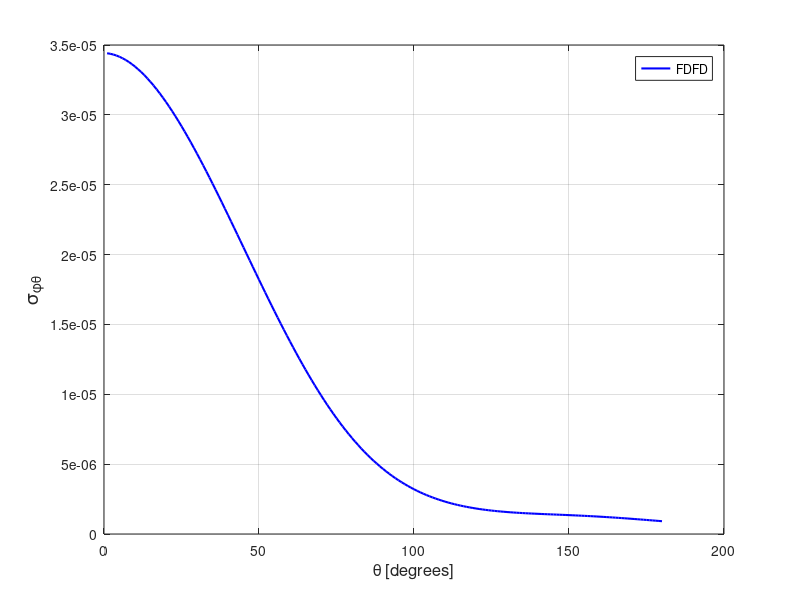

MATLAB code to generate this figure:
spt = [ 
    1  0.34408989E-04
    2  0.34373083E-04
    3  0.34318877E-04
    4  0.34247019E-04
    5  0.34157430E-04
    6  0.34050292E-04
    7  0.33926455E-04
    8  0.33785844E-04
    9  0.33628534E-04
   10  0.33455621E-04
   11  0.33266468E-04
   12  0.33061995E-04
   13  0.32842734E-04
   14  0.32608819E-04
   15  0.32360233E-04
   16  0.32098145E-04
   17  0.31822910E-04
   18  0.31534455E-04
   19  0.31233587E-04
   20  0.30920484E-04
   21  0.30595555E-04
   22  0.30259873E-04
   23  0.29912888E-04
   24  0.29555931E-04
   25  0.29188870E-04
   26  0.28812570E-04
   27  0.28427537E-04
   28  0.28034201E-04
   29  0.27632257E-04
   30  0.27223601E-04
   31  0.26807249E-04
   32  0.26384976E-04
   33  0.25956355E-04
   34  0.25522151E-04
   35  0.25083158E-04
   36  0.24638966E-04
   37  0.24191570E-04
   38  0.23739389E-04
   39  0.23284150E-04
   40  0.22826718E-04
   41  0.22366756E-04
   42  0.21905125E-04
   43  0.21441760E-04
   44  0.20977990E-04
   45  0.20513449E-04
   46  0.20048406E-04
   47  0.19585037E-04
   48  0.19121544E-04
   49  0.18659362E-04
   50  0.18199195E-04
   51  0.17741067E-04
   52  0.17285789E-04
   53  0.16833397E-04
   54  0.16383814E-04
   55  0.15938254E-04
   56  0.15497000E-04
   57  0.15060275E-04
   58  0.14627562E-04
   59  0.14201152E-04
   60  0.13779359E-04
   61  0.13363856E-04
   62  0.12954019E-04
   63  0.12550399E-04
   64  0.12153740E-04
   65  0.11763807E-04
   66  0.11382015E-04
   67  0.11006366E-04
   68  0.10639107E-04
   69  0.10279256E-04
   70  0.99273720E-05
   71  0.95833166E-05
   72  0.92477940E-05
   73  0.89203659E-05
   74  0.86017135E-05
   75  0.82912893E-05
   76  0.79896017E-05
   77  0.76962406E-05
   78  0.74121713E-05
   79  0.71364720E-05
   80  0.68689751E-05
   81  0.66105863E-05
   82  0.63607345E-05
   83  0.61193446E-05
   84  0.58860924E-05
   85  0.56614158E-05
   86  0.54452303E-05
   87  0.52368955E-05
   88  0.50367098E-05
   89  0.48444344E-05
   90  0.46601963E-05
   91  0.44828203E-05
   92  0.43133095E-05
   93  0.41507947E-05
   94  0.39956617E-05
   95  0.38472926E-05
   96  0.37055634E-05
   97  0.35704886E-05
   98  0.34417985E-05
   99  0.33189026E-05
  100  0.32019386E-05
  101  0.30910071E-05
  102  0.29855969E-05
  103  0.28855625E-05
  104  0.27904505E-05
  105  0.27002854E-05
  106  0.26151790E-05
  107  0.25345205E-05
  108  0.24580750E-05
  109  0.23860771E-05
  110  0.23182638E-05
  111  0.22542158E-05
  112  0.21936621E-05
  113  0.21368842E-05
  114  0.20833543E-05
  115  0.20331408E-05
  116  0.19860304E-05
  117  0.19417650E-05
  118  0.19004626E-05
  119  0.18614751E-05
  120  0.18252789E-05
  121  0.17915150E-05
  122  0.17597362E-05
  123  0.17302065E-05
  124  0.17026307E-05
  125  0.16768747E-05
  126  0.16530158E-05
  127  0.16306867E-05
  128  0.16098655E-05
  129  0.15907294E-05
  130  0.15725242E-05
  131  0.15557299E-05
  132  0.15401017E-05
  133  0.15253203E-05
  134  0.15117278E-05
  135  0.14987008E-05
  136  0.14865640E-05
  137  0.14750052E-05
  138  0.14640432E-05
  139  0.14536239E-05
  140  0.14437278E-05
  141  0.14339640E-05
  142  0.14244843E-05
  143  0.14151228E-05
  144  0.14060530E-05
  145  0.13970244E-05
  146  0.13880443E-05
  147  0.13788825E-05
  148  0.13697237E-05
  149  0.13605119E-05
  150  0.13510194E-05
  151  0.13412831E-05
  152  0.13313012E-05
  153  0.13210408E-05
  154  0.13105627E-05
  155  0.12996097E-05
  156  0.12884167E-05
  157  0.12768392E-05
  158  0.12649253E-05
  159  0.12525733E-05
  160  0.12397470E-05
  161  0.12265492E-05
  162  0.12130317E-05
  163  0.11990611E-05
  164  0.11847061E-05
  165  0.11700063E-05
  166  0.11549238E-05
  167  0.11394233E-05
  168  0.11236821E-05
  169  0.11076013E-05
  170  0.10911857E-05
  171  0.10745333E-05
  172  0.10576126E-05
  173  0.10404350E-05
  174  0.10231153E-05
  175  0.10056308E-05
  176  0.98796420E-06
  177  0.97018290E-06
  178  0.95230155E-06
  179  0.93436529E-06
  180  0.91637025E-06
  181  0.89837044E-06
  182  0.88036177E-06
  183  0.86242989E-06
  184  0.84453478E-06
  185  0.82676365E-06
  186  0.80908643E-06
  187  0.79157707E-06
  188  0.77419753E-06
  189  0.75706055E-06
  190  0.74007664E-06
  191  0.72332631E-06
  192  0.70689174E-06
  193  0.69067477E-06
  194  0.67476589E-06
  195  0.65913321E-06
  196  0.64383681E-06
  197  0.62887443E-06
  198  0.61424765E-06
  199  0.60001719E-06
  200  0.58612437E-06
  201  0.57267494E-06
  202  0.55959833E-06
  203  0.54690275E-06
  204  0.53462873E-06
  205  0.52279796E-06
  206  0.51141353E-06
  207  0.50045793E-06
  208  0.48992422E-06
  209  0.47988158E-06
  210  0.47031943E-06
  211  0.46117688E-06
  212  0.45251693E-06
  213  0.44438485E-06
  214  0.43670374E-06
  215  0.42955367E-06
  216  0.42280797E-06
  217  0.41668540E-06
  218  0.41097618E-06
  219  0.40590459E-06
  220  0.40124519E-06
  221  0.39717983E-06
  222  0.39366091E-06
  223  0.39066421E-06
  224  0.38830595E-06
  225  0.38646863E-06
  226  0.38526375E-06
  227  0.38464688E-06
  228  0.38478393E-06
  229  0.38543843E-06
  230  0.38683237E-06
  231  0.38897699E-06
  232  0.39172306E-06
  233  0.39530153E-06
  234  0.39969837E-06
  235  0.40488999E-06
  236  0.41107023E-06
  237  0.41809275E-06
  238  0.42623864E-06
  239  0.43522996E-06
  240  0.44533581E-06
  241  0.45668344E-06
  242  0.46929802E-06
  243  0.48314911E-06
  244  0.49853065E-06
  245  0.51538154E-06
  246  0.53382706E-06
  247  0.55408236E-06
  248  0.57606661E-06
  249  0.60019977E-06
  250  0.62648888E-06
  251  0.65507601E-06
  252  0.68604589E-06
  253  0.71969981E-06
  254  0.75608881E-06
  255  0.79566331E-06
  256  0.83844992E-06
  257  0.88466129E-06
  258  0.93462734E-06
  259  0.98855867E-06
  260  0.10467626E-05
  261  0.11092530E-05
  262  0.11768836E-05
  263  0.12492827E-05
  264  0.13271114E-05
  265  0.14106350E-05
  266  0.15003617E-05
  267  0.15961840E-05
  268  0.16988326E-05
  269  0.18086107E-05
  270  0.19255958E-05
  271  0.20505058E-05
  272  0.21834119E-05
  273  0.23249463E-05
  274  0.24754563E-05
  275  0.26347825E-05
  276  0.28036202E-05
  277  0.29825130E-05
  278  0.31717384E-05
  279  0.33716169E-05
  280  0.35820574E-05
  281  0.38037742E-05
  282  0.40367986E-05
  283  0.42814409E-05
  284  0.45381735E-05
  285  0.48072875E-05
  286  0.50885801E-05
  287  0.53823383E-05
  288  0.56892432E-05
  289  0.60081720E-05
  290  0.63403218E-05
  291  0.66853981E-05
  292  0.70428791E-05
  293  0.74140280E-05
  294  0.77970117E-05
  295  0.81936532E-05
  296  0.86021928E-05
  297  0.90232488E-05
  298  0.94570169E-05
  299  0.99020162E-05
  300  0.10358129E-04
  301  0.10826037E-04
  302  0.11304467E-04
  303  0.11793531E-04
  304  0.12292236E-04
  305  0.12800143E-04
  306  0.13317260E-04
  307  0.13842175E-04
  308  0.14374957E-04
  309  0.14914861E-04
  310  0.15460777E-04
  311  0.16012737E-04
  312  0.16568401E-04
  313  0.17129549E-04
  314  0.17692864E-04
  315  0.18259127E-04
  316  0.18827162E-04
  317  0.19395833E-04
  318  0.19964249E-04
  319  0.20532752E-04
  320  0.21099620E-04
  321  0.21663118E-04
  322  0.22223699E-04
  323  0.22779717E-04
  324  0.23330715E-04
  325  0.23876240E-04
  326  0.24415216E-04
  327  0.24945819E-04
  328  0.25468677E-04
  329  0.25982086E-04
  330  0.26486203E-04
  331  0.26979460E-04
  332  0.27461072E-04
  333  0.27931465E-04
  334  0.28388595E-04
  335  0.28832745E-04
  336  0.29262676E-04
  337  0.29678471E-04
  338  0.30079358E-04
  339  0.30464471E-04
  340  0.30833340E-04
  341  0.31186693E-04
  342  0.31521962E-04
  343  0.31841621E-04
  344  0.32142700E-04
  345  0.32426116E-04
  346  0.32691074E-04
  347  0.32938136E-04
  348  0.33166540E-04
  349  0.33376244E-04
  350  0.33566917E-04
  351  0.33738717E-04
  352  0.33891356E-04
  353  0.34024812E-04
  354  0.34139313E-04
  355  0.34234741E-04
  356  0.34310913E-04
  357  0.34367975E-04
  358  0.34406454E-04
  359  0.34425924E-04
  360  0.34426575E-04
 ]; 
plot(spt(1:180,1),spt(1:180,2),'b-','linewidth',1.5 ); 
grid on 
legend('FDFD');
xlabel('\theta [degrees]','FontSize',12);
ylabel('\sigma_{\phi\theta}','FontSize',14);
